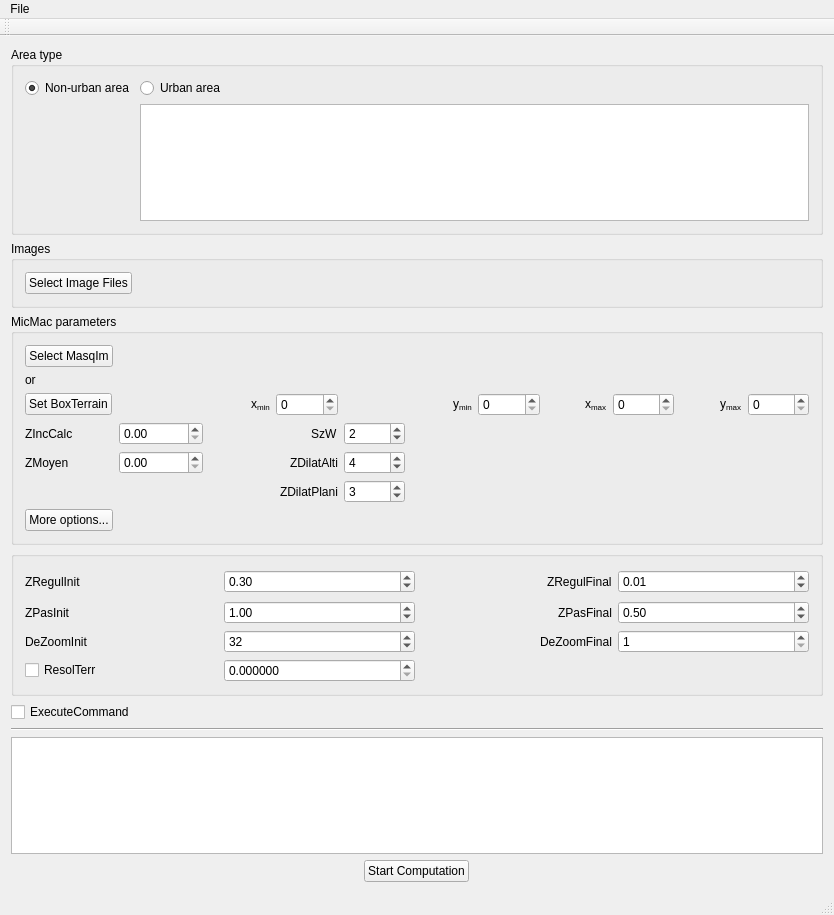
<?xml version="1.0" encoding="UTF-8"?>
<ui version="4.0">
 <class>MainWindow</class>
 <widget class="QMainWindow" name="MainWindow">
  <property name="geometry">
   <rect>
    <x>0</x>
    <y>0</y>
    <width>834</width>
    <height>915</height>
   </rect>
  </property>
  <property name="windowTitle">
   <string>MM3dSat</string>
  </property>
  <widget class="QWidget" name="verticalLayoutWidget">
   <layout class="QVBoxLayout" name="verticalLayout" stretch="0,0,0,0,0,0,0,0">
    <property name="sizeConstraint">
     <enum>QLayout::SetMaximumSize</enum>
    </property>
    <item>
     <widget class="QGroupBox" name="groupBox_areaType">
      <property name="title">
       <string>Area type</string>
      </property>
      <layout class="QFormLayout" name="formLayout">
       <item row="0" column="0">
        <widget class="QRadioButton" name="rButton_nonUrb">
         <property name="text">
          <string>Non-urban area</string>
         </property>
         <property name="checked">
          <bool>true</bool>
         </property>
        </widget>
       </item>
       <item row="0" column="1">
        <widget class="QRadioButton" name="rButton_urb">
         <property name="text">
          <string>Urban area</string>
         </property>
        </widget>
       </item>
       <item row="1" column="1">
        <widget class="QTextEdit" name="textEdit"/>
       </item>
      </layout>
     </widget>
    </item>
    <item>
     <widget class="QGroupBox" name="groupBox_Img">
      <property name="locale">
       <locale language="English" country="UnitedStates"/>
      </property>
      <property name="title">
       <string>Images</string>
      </property>
      <layout class="QGridLayout" name="gridLayout">
       <item row="0" column="0" alignment="Qt::AlignLeft">
        <widget class="QPushButton" name="button_SelectImg">
         <property name="mouseTracking">
          <bool>false</bool>
         </property>
         <property name="statusTip">
          <string/>
         </property>
         <property name="whatsThis">
          <string/>
         </property>
         <property name="accessibleDescription">
          <string extracomment="Select at least two images"/>
         </property>
         <property name="text">
          <string>Select Image Files</string>
         </property>
        </widget>
       </item>
      </layout>
     </widget>
    </item>
    <item>
     <widget class="QGroupBox" name="groupBox_MMParams">
      <property name="enabled">
       <bool>true</bool>
      </property>
      <property name="minimumSize">
       <size>
        <width>0</width>
        <height>0</height>
       </size>
      </property>
      <property name="statusTip">
       <string/>
      </property>
      <property name="locale">
       <locale language="English" country="UnitedStates"/>
      </property>
      <property name="title">
       <string>MicMac parameters</string>
      </property>
      <layout class="QGridLayout" name="gridLayout_2">
       <item row="3" column="6">
        <widget class="QSpinBox" name="spin_ymin"/>
       </item>
       <item row="3" column="2" alignment="Qt::AlignRight">
        <widget class="QLabel" name="label_xmin">
         <property name="text">
          <string>&lt;html&gt;&lt;head/&gt;&lt;body&gt;&lt;p&gt;x&lt;span style=&quot; vertical-align:sub;&quot;&gt;min&lt;/span&gt;&lt;/p&gt;&lt;/body&gt;&lt;/html&gt;</string>
         </property>
        </widget>
       </item>
       <item row="3" column="9">
        <widget class="QSpinBox" name="spin_xmax"/>
       </item>
       <item row="5" column="0">
        <widget class="QLabel" name="label_ZMoy">
         <property name="text">
          <string>ZMoyen</string>
         </property>
        </widget>
       </item>
       <item row="2" column="0" colspan="2">
        <widget class="QLabel" name="label_or">
         <property name="text">
          <string>or </string>
         </property>
        </widget>
       </item>
       <item row="3" column="0" colspan="2" alignment="Qt::AlignLeft">
        <widget class="QPushButton" name="button_BoxTerr">
         <property name="text">
          <string>Set BoxTerrain</string>
         </property>
        </widget>
       </item>
       <item row="1" column="0" colspan="2" alignment="Qt::AlignLeft">
        <widget class="QPushButton" name="button_SelectMasq">
         <property name="text">
          <string>Select MasqIm</string>
         </property>
        </widget>
       </item>
       <item row="4" column="0">
        <widget class="QLabel" name="label_ZInc">
         <property name="text">
          <string>ZIncCalc</string>
         </property>
        </widget>
       </item>
       <item row="5" column="3" alignment="Qt::AlignRight">
        <widget class="QLabel" name="label_ZDilatAlti">
         <property name="text">
          <string>ZDilatAlti</string>
         </property>
        </widget>
       </item>
       <item row="3" column="8" alignment="Qt::AlignRight">
        <widget class="QLabel" name="label_xmax">
         <property name="text">
          <string>&lt;html&gt;&lt;head/&gt;&lt;body&gt;&lt;p&gt;x&lt;span style=&quot; vertical-align:sub;&quot;&gt;max&lt;/span&gt;&lt;/p&gt;&lt;/body&gt;&lt;/html&gt;</string>
         </property>
        </widget>
       </item>
       <item row="6" column="3" alignment="Qt::AlignRight">
        <widget class="QLabel" name="label_ZDilatPlani">
         <property name="text">
          <string>ZDilatPlani</string>
         </property>
        </widget>
       </item>
       <item row="5" column="1">
        <widget class="QDoubleSpinBox" name="dSpin_ZMoy">
         <property name="locale">
          <locale language="English" country="UnitedStates"/>
         </property>
         <property name="maximum">
          <double>100000.000000000000000</double>
         </property>
        </widget>
       </item>
       <item row="5" column="4">
        <widget class="QSpinBox" name="spin_ZDilatAlti">
         <property name="locale">
          <locale language="English" country="UnitedStates"/>
         </property>
         <property name="value">
          <number>4</number>
         </property>
        </widget>
       </item>
       <item row="6" column="4">
        <widget class="QSpinBox" name="spin_ZDilatPlani">
         <property name="locale">
          <locale language="English" country="UnitedStates"/>
         </property>
         <property name="value">
          <number>3</number>
         </property>
        </widget>
       </item>
       <item row="4" column="1">
        <widget class="QDoubleSpinBox" name="dSpin_ZInc">
         <property name="locale">
          <locale language="English" country="UnitedStates"/>
         </property>
         <property name="maximum">
          <double>10000.000000000000000</double>
         </property>
        </widget>
       </item>
       <item row="4" column="4">
        <widget class="QSpinBox" name="spin_SzW">
         <property name="locale">
          <locale language="English" country="UnitedStates"/>
         </property>
         <property name="value">
          <number>2</number>
         </property>
        </widget>
       </item>
       <item row="4" column="3" alignment="Qt::AlignRight">
        <widget class="QLabel" name="label_SzW">
         <property name="text">
          <string>SzW</string>
         </property>
        </widget>
       </item>
       <item row="3" column="14" alignment="Qt::AlignRight">
        <widget class="QLabel" name="label_ymax">
         <property name="text">
          <string>&lt;html&gt;&lt;head/&gt;&lt;body&gt;&lt;p&gt;y&lt;span style=&quot; vertical-align:sub;&quot;&gt;max&lt;/span&gt;&lt;/p&gt;&lt;/body&gt;&lt;/html&gt;</string>
         </property>
        </widget>
       </item>
       <item row="3" column="5" alignment="Qt::AlignRight">
        <widget class="QLabel" name="label_ymin">
         <property name="text">
          <string>&lt;html&gt;&lt;head/&gt;&lt;body&gt;&lt;p&gt;y&lt;span style=&quot; vertical-align:sub;&quot;&gt;min&lt;/span&gt;&lt;/p&gt;&lt;/body&gt;&lt;/html&gt;</string>
         </property>
        </widget>
       </item>
       <item row="3" column="15">
        <widget class="QSpinBox" name="spin_ymax"/>
       </item>
       <item row="3" column="3">
        <widget class="QSpinBox" name="spin_xmin"/>
       </item>
       <item row="7" column="0" alignment="Qt::AlignLeft">
        <widget class="QPushButton" name="button_moreOpt">
         <property name="text">
          <string>More options...</string>
         </property>
        </widget>
       </item>
      </layout>
     </widget>
    </item>
    <item>
     <widget class="QGroupBox" name="groupBox_MoreOpt">
      <property name="locale">
       <locale language="English" country="UnitedStates"/>
      </property>
      <property name="title">
       <string/>
      </property>
      <layout class="QGridLayout" name="gridLayout_moreOpt">
       <item row="3" column="2">
        <widget class="QDoubleSpinBox" name="dSpin_ZRegulInit">
         <property name="locale">
          <locale language="English" country="UnitedStates"/>
         </property>
         <property name="singleStep">
          <double>0.100000000000000</double>
         </property>
         <property name="value">
          <double>0.300000000000000</double>
         </property>
        </widget>
       </item>
       <item row="3" column="6">
        <widget class="QDoubleSpinBox" name="dSpin_ZRegulFin">
         <property name="locale">
          <locale language="English" country="UnitedStates"/>
         </property>
         <property name="singleStep">
          <double>0.010000000000000</double>
         </property>
         <property name="value">
          <double>0.010000000000000</double>
         </property>
        </widget>
       </item>
       <item row="4" column="6">
        <widget class="QDoubleSpinBox" name="dSpin_ZPasFin">
         <property name="locale">
          <locale language="English" country="UnitedStates"/>
         </property>
         <property name="singleStep">
          <double>0.010000000000000</double>
         </property>
         <property name="value">
          <double>0.500000000000000</double>
         </property>
        </widget>
       </item>
       <item row="5" column="1">
        <widget class="QLabel" name="label_DeZoomInit">
         <property name="text">
          <string>DeZoomInit</string>
         </property>
        </widget>
       </item>
       <item row="5" column="5" alignment="Qt::AlignRight">
        <widget class="QLabel" name="label_DeZoomFin">
         <property name="text">
          <string>DeZoomFinal</string>
         </property>
        </widget>
       </item>
       <item row="4" column="5" alignment="Qt::AlignRight">
        <widget class="QLabel" name="label_ZPasFin">
         <property name="text">
          <string>ZPasFinal</string>
         </property>
        </widget>
       </item>
       <item row="3" column="5" alignment="Qt::AlignRight">
        <widget class="QLabel" name="label_ZRegulFin">
         <property name="text">
          <string>ZRegulFinal</string>
         </property>
        </widget>
       </item>
       <item row="4" column="1">
        <widget class="QLabel" name="label_ZPasInit">
         <property name="text">
          <string>ZPasInit</string>
         </property>
        </widget>
       </item>
       <item row="5" column="6">
        <widget class="QSpinBox" name="spin_DeZoomFin">
         <property name="minimum">
          <number>1</number>
         </property>
         <property name="maximum">
          <number>256</number>
         </property>
         <property name="value">
          <number>1</number>
         </property>
        </widget>
       </item>
       <item row="4" column="2">
        <widget class="QDoubleSpinBox" name="dSpin_ZPasInit">
         <property name="locale">
          <locale language="English" country="UnitedStates"/>
         </property>
         <property name="singleStep">
          <double>0.100000000000000</double>
         </property>
         <property name="value">
          <double>1.000000000000000</double>
         </property>
        </widget>
       </item>
       <item row="6" column="1">
        <widget class="QCheckBox" name="cBox_force_ResolTer">
         <property name="text">
          <string>ResolTerr</string>
         </property>
        </widget>
       </item>
       <item row="5" column="2">
        <widget class="QSpinBox" name="spin_DeZoomInit">
         <property name="minimum">
          <number>1</number>
         </property>
         <property name="maximum">
          <number>256</number>
         </property>
         <property name="value">
          <number>32</number>
         </property>
        </widget>
       </item>
       <item row="3" column="1">
        <widget class="QLabel" name="label_ZRegulInit">
         <property name="minimumSize">
          <size>
           <width>193</width>
           <height>27</height>
          </size>
         </property>
         <property name="text">
          <string>ZRegulInit</string>
         </property>
        </widget>
       </item>
       <item row="6" column="2">
        <widget class="QDoubleSpinBox" name="dSpin_ResolTer">
         <property name="enabled">
          <bool>true</bool>
         </property>
         <property name="locale">
          <locale language="English" country="UnitedStates"/>
         </property>
         <property name="decimals">
          <number>6</number>
         </property>
         <property name="maximum">
          <double>1000.000000000000000</double>
         </property>
         <property name="singleStep">
          <double>0.500000000000000</double>
         </property>
        </widget>
       </item>
      </layout>
     </widget>
    </item>
    <item>
     <widget class="QCheckBox" name="cBox_Exe">
      <property name="enabled">
       <bool>true</bool>
      </property>
      <property name="locale">
       <locale language="English" country="UnitedStates"/>
      </property>
      <property name="text">
       <string>ExecuteCommand</string>
      </property>
     </widget>
    </item>
    <item>
     <widget class="Line" name="line">
      <property name="orientation">
       <enum>Qt::Horizontal</enum>
      </property>
     </widget>
    </item>
    <item>
     <widget class="QTextEdit" name="textOutput">
      <property name="locale">
       <locale language="English" country="UnitedStates"/>
      </property>
      <property name="readOnly">
       <bool>true</bool>
      </property>
      <property name="html">
       <string>&lt;!DOCTYPE HTML PUBLIC &quot;-//W3C//DTD HTML 4.0//EN&quot; &quot;http://www.w3.org/TR/REC-html40/strict.dtd&quot;&gt;
&lt;html&gt;&lt;head&gt;&lt;meta name=&quot;qrichtext&quot; content=&quot;1&quot; /&gt;&lt;style type=&quot;text/css&quot;&gt;
p, li { white-space: pre-wrap; }
&lt;/style&gt;&lt;/head&gt;&lt;body style=&quot; font-family:'Sans'; font-size:10pt; font-weight:400; font-style:normal;&quot;&gt;
&lt;p style=&quot;-qt-paragraph-type:empty; margin-top:0px; margin-bottom:0px; margin-left:0px; margin-right:0px; -qt-block-indent:0; text-indent:0px;&quot;&gt;&lt;br /&gt;&lt;/p&gt;&lt;/body&gt;&lt;/html&gt;</string>
      </property>
     </widget>
    </item>
    <item alignment="Qt::AlignHCenter">
     <widget class="QPushButton" name="button_startCompute">
      <property name="autoFillBackground">
       <bool>false</bool>
      </property>
      <property name="text">
       <string>Start Computation</string>
      </property>
     </widget>
    </item>
   </layout>
  </widget>
  <widget class="QMenuBar" name="menuBar">
   <property name="geometry">
    <rect>
     <x>0</x>
     <y>0</y>
     <width>834</width>
     <height>25</height>
    </rect>
   </property>
   <widget class="QMenu" name="menuFile">
    <property name="title">
     <string>File</string>
    </property>
    <addaction name="File_actionReload"/>
    <addaction name="File_actionExit"/>
   </widget>
   <addaction name="menuFile"/>
  </widget>
  <widget class="QToolBar" name="mainToolBar">
   <attribute name="toolBarArea">
    <enum>TopToolBarArea</enum>
   </attribute>
   <attribute name="toolBarBreak">
    <bool>false</bool>
   </attribute>
  </widget>
  <widget class="QStatusBar" name="statusBar"/>
  <action name="File_actionExit">
   <property name="text">
    <string>Exit</string>
   </property>
  </action>
  <action name="File_actionReload">
   <property name="text">
    <string>Reload</string>
   </property>
  </action>
 </widget>
 <layoutdefault spacing="6" margin="11"/>
 <resources/>
 <connections/>
</ui>
